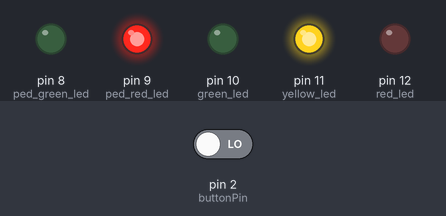
Simulated run of this sketch. Board: Arduino Uno, built with avr-gcc and run on an emulated ATmega328P. On the bench: output pins drawn as LEDs (lit = HIGH). The inputs (shaded band) are chosen by the test bench; at power-on: pin 2 (buttonPin) LOW.

Above: at 17.8 s.
17.9 s: pin 2 (buttonPin) driven HIGH
At 19.0 s:
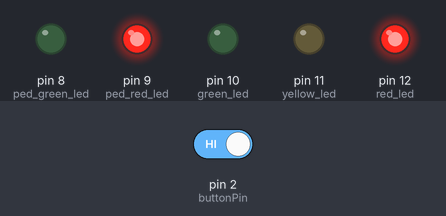
At 25.6 s:
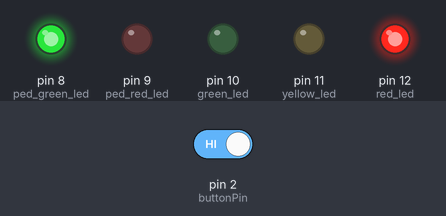
31.5 s: pin 2 (buttonPin) driven LOW
At 38.3 s:
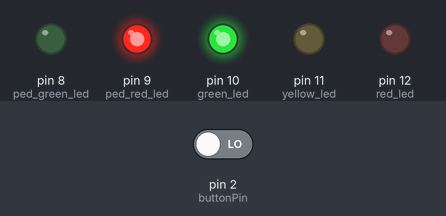
Timing chart, 0 to 51.5 s (numbered marks = the images above; inputs shaded):
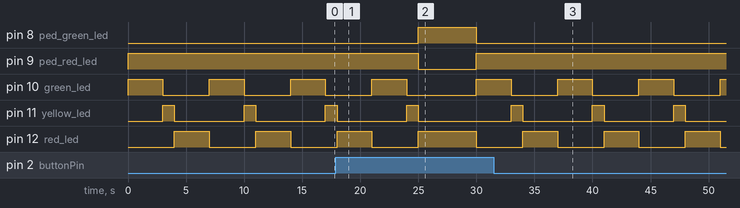

Measured:
- after the input at 17.9 s, pin 8 (ped_green_led): LOW → HIGH after 7.1 s, → LOW 5.0 s later; pin 9 (ped_red_led): HIGH → LOW after 7.1 s, → HIGH 5.0 s later; pin 11 (yellow_led): goes on until 25.0 s, then stays LOW
- after the input at 31.5 s, pin 8 (ped_green_led): stops changing and stays LOW; pin 9 (ped_red_led): stops changing and stays HIGH
- by itself, pin 10 (green_led), pin 12 (red_led): alternates HIGH for 3.0 s and LOW for 4.0 s
- by itself, pin 11 (yellow_led): alternates HIGH for 1.0 s and LOW for 6.0 s

The sketch:

Semaforo_Pedestrian.ino
```cpp
/*
The assembly for this program has a button for pedestrians who wish to cross the street.
When the button is kept pressed when the car traffic light is about to turn from green to yellow, the traffic light changes to yellow, then to red, just as the pedestrian light turns green - just like in real life.
*/

// Variables used for the car traffic light
int green_led = 10; // Green Car Traffic Light on pin 10.
int yellow_led = 11; // Yellow Car Traffic Light on pin 11.
int red_led = 12; // Red Car Traffic Light on pin 12.

// Variables used for the pedestrian light
int ped_green_led = 8; // Green Pedestrian Light on pin 8.
int ped_red_led = 9; // Red Pedestrian Light on pin 9.

// Variables for the action button
const int buttonPin = 2;      // the number of the push button pin

// setup variables
void setup() {
  pinMode(green_led, OUTPUT);
  pinMode(yellow_led, OUTPUT);
  pinMode(red_led, OUTPUT);
  pinMode(ped_green_led, OUTPUT);
  pinMode(ped_red_led, OUTPUT);
  pinMode(buttonPin, INPUT);
}

// infinite loop
void loop() {
    digitalWrite(green_led, HIGH);     // We initialize with the Green Car Traffic Light "on".
    digitalWrite(ped_red_led, HIGH);   // We initialize with Red Pedestrian Light "on".
    delay(3000); // 3 seconds delay.

    // Condition check if the button on Pin 2 is pushed.
  if (digitalRead(buttonPin) == HIGH) {
    // if TRUE
    digitalWrite(green_led, LOW); // We turn "off" the green car traffic light.
    digitalWrite(yellow_led, HIGH); // We turn "on" the yellow car traffic light.
    delay(1000); // 1 second delay.
    digitalWrite(yellow_led, LOW); // We turn "off" the yellow car traffic light.
    digitalWrite(red_led, HIGH); // We turn "on" the red car traffic light.
    digitalWrite(ped_red_led, LOW); // We turn "off" the red pedestrian light.
    digitalWrite(ped_green_led, HIGH); // We turn "on" the green pedestrian light.
    delay(5000); // 5 seconds delay.
    digitalWrite(ped_green_led, LOW); // We turn "off" the green pedestrian light.
    digitalWrite(red_led, LOW); // We turn "on" the red car traffic light.
  }
    //if FALSE
  else {
    digitalWrite(green_led, LOW); // We turn "off" the green car traffic light.
    digitalWrite(yellow_led, HIGH); // We turn "on" the yellow car traffic light.
    delay(1000); // 1 second delay.
    digitalWrite(yellow_led, LOW); // We turn "off" the yellow car traffic light.
    digitalWrite(red_led, HIGH); // We turn "on" the red car traffic light.
    delay(3000); // 3 seconds delay.
    digitalWrite(red_led, LOW); // We turn "off" the red car traffic light.
  }
}
```
